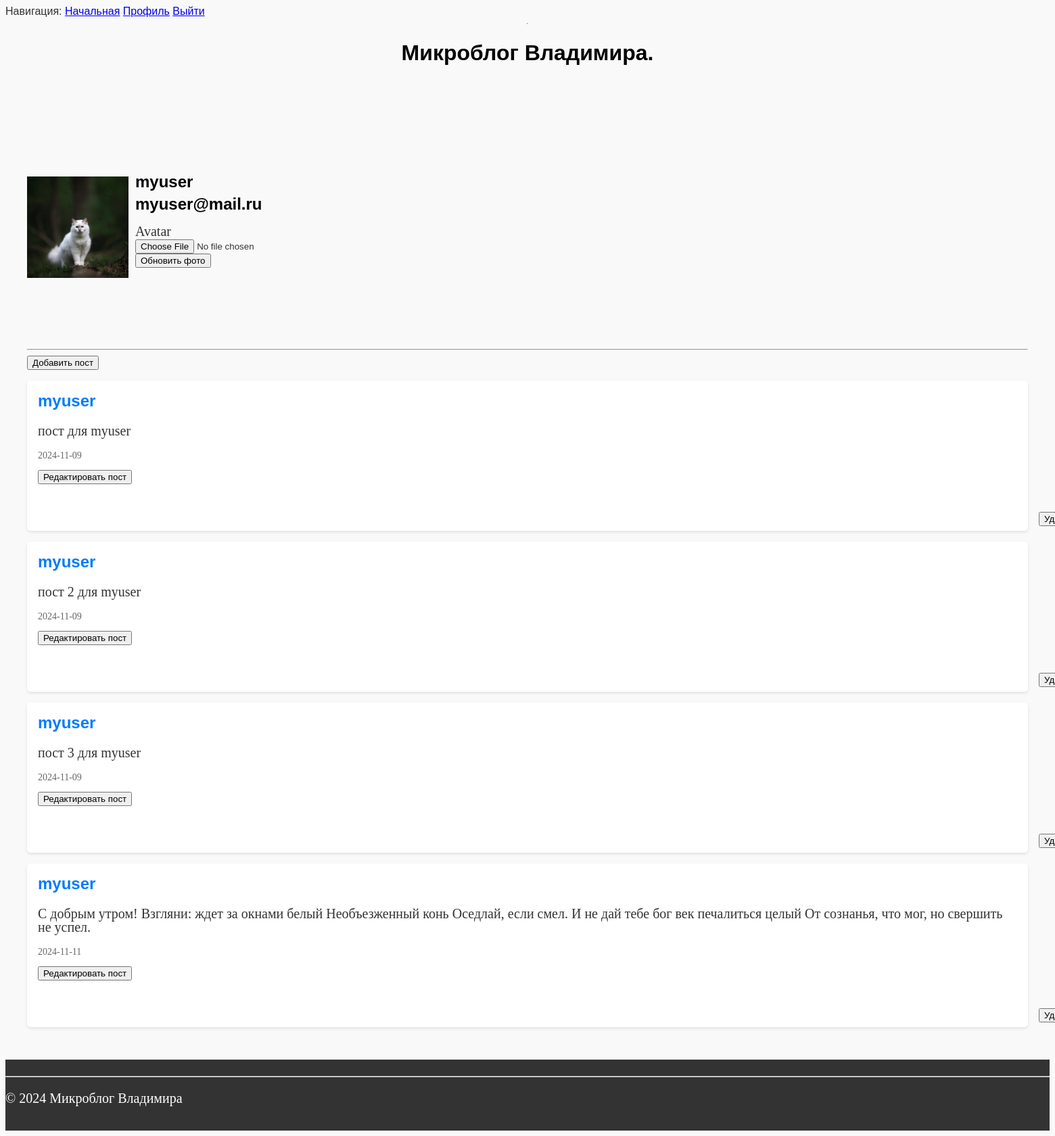
The app's page /user/myuser (signed in) with its own data.
### app/models.py (models this page shows, shortened)
class User(UserMixin, db.Model):
    id = db.Column(db.Integer, primary_key=True)
    username = db.Column(db.String(80), unique=True, nullable=False)
    email = db.Column(db.String(120), unique=True, nullable=False)
    password_hash = db.Column(db.String(128), nullable=False)
    avatar = db.Column(db.String(120), default='default_avatar.png')
    def avatar_url(self):
        if self.avatar:
            return url_for('static', filename=f'avatars/{self.avatar}')
        return url_for('static', filename='avatars/default_avatar.png')

class Post(db.Model):
    id = db.Column(db.Integer, primary_key=True)
    title = db.Column(db.String(120), nullable=False)
    text = db.Column(db.Text, nullable=False)
    date = db.Column(db.Text, nullable=False)
    user_id = db.Column(db.Integer, db.ForeignKey('user.id'), nullable=False)
    user = db.relationship('User', backref=db.backref('posts', lazy=True))

### app/routes.py (the view, shortened to what this page needs)
@app.route('/user/<username>',methods=['GET', 'POST'])
@login_required
def user(username):
    user = db.first_or_404(sa.select(User).where(User.username == username))
    posts = Post.query.filter_by(user_id=user.id).all()
    logger.info(f"user id from db: {user.id}")
    logger.info(f'id: {current_user.get_id()}')
    form = UpdateAvatarForm()
    return render_template('user.html', user=user, form=form, posts=posts)

### app/forms.py
class UpdateAvatarForm(FlaskForm):
    avatar = FileField('Avatar', validators=[FileAllowed(['jpg', 'png'], 'Только изображения!')])
    submit = SubmitField('Обновить фото')

### app/models.py (called while the page is built)
@login.user_loader
def load_user(id):
    return db.session.get(User, int(id))

### app/templates/user.html (shortened to what this page needs)
{% extends "base.html" %}
{% block content %}
    <h2 class="username"> {{ user.username }}</h2>
    <h2 class="useremail"> {{ user.email }}</h2>
    <form action="" method="post" enctype="multipart/form-data">
        <img src="{{ user.avatar_url() }}" alt="{{ user.username }}'s avatar" width="150" height="150">
            <br>
            <p class="avataruser">
                {{ form.avatar.label }}<br>
                {{ form.avatar() }} <br>
                {{ form.submit() }}
            </p>
    </form>
    <hr>
    <form action="/add_post">
        <button class="addpost" type="submit">Добавить пост</button>
    </form>
    {% for post in posts %}
    <article class="post">
        <h2>{{ post.title }} </h2>
        <p>{{ post.text }}</p>
        <p class="post-meta">{{ post.date }}</p>
        <form action="{{ url_for('change_user_post', post_id=post.id) }}" method="post">
            <button type="submit">Редактировать пост</button>
        </form>
        <form action="{{ url_for('delete_post', post_id=post.id) }}" method="post">
            <button class="deletepostuser" type="submit">Удалить пост</button>
        </form>
    </article>
    {% endfor %}
{% endblock %}

### app/static/css/style.css (style rules this page uses)
body { background-color: #f9f9f9; color: #333; font-family: "Arial", sans-serif }
p { font-family: Times New Roman; font-size: 20px; }
.username { color: black; position: relative; left: 160px; top: 90px; }
.useremail { color: black; position: relative; left: 160px; top: 75px; }
.avataruser { position: relative; top: -100px; left: 160px; }
.deletepostuser { position: relative; top: 25px; left: 1480px; }
.post { background-color: #fff; padding: 1rem; margin-bottom: 1rem; border-radius: 5px; box-shadow: 0 2px 4px rgba(0, 0, 0, 0.1) }
.post h2 { margin-top: 0; font-size: 1.5rem; color: #007BFF; }
.post p { line-height: 1.0; }
.post-meta { font-size: 0.875rem; color: #666; margin-top: 1rem; }

### records on screen
User: username "myuser", email "myuser@mail.ru", avatar_url (picture)
Post: title "myuser", text "пост для myuser", date "2024-11-09"
Post: title "myuser", text "пост 2 для myuser", date "2024-11-09"
Post: title "myuser", text "пост 3 для myuser", date "2024-11-09"
Post: title "myuser", text "С добрым утром! Взгляни: ждет за окнами белый Необъезженный конь Оседлай, если смел. И не дай тебе бог век печалиться целый От сознанья, что мог, но свершить не успел.", date "2024-11-11"
